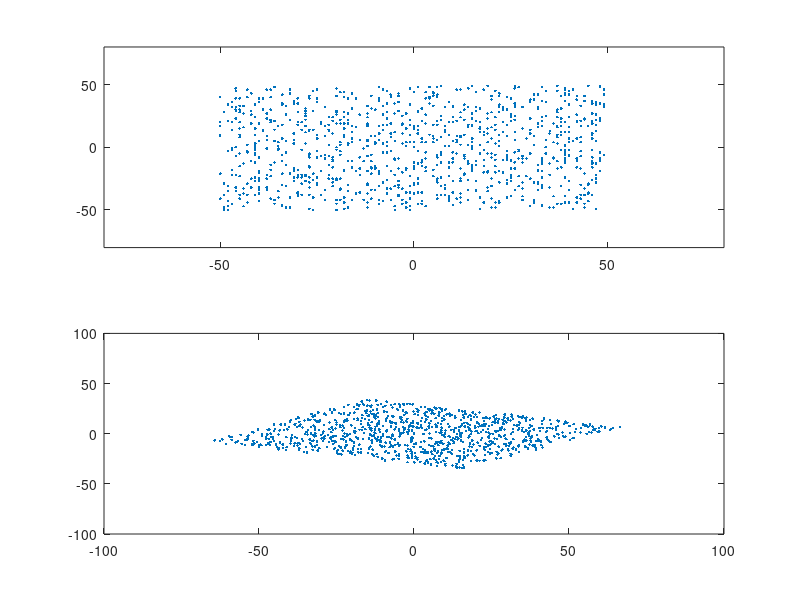

MATLAB code for this plot: (Note: this script raises an error after producing the figure.)
%% ICA Implementation

%% Generate random data for testing
POINTS = 1000; % number of points to plot

% define the two random variables
% -------------------------------
for i=1:POINTS
	A(i) = round(rand*99)-50;              % A
	B(i) = round(rand*99)-50;              % B
end;
figure; subplot(2, 1, 1); plot(A,B, '.');                        % plot the variables
set(gca, 'xlim', [-80 80], 'ylim', [-80 80]);  % redefines limits of the graph

% mix linearly these two variables
% --------------------------------
M1 = 0.54*A - 0.84*B;                          % mixing 1
M2 = 0.42*A + 0.27*B;                          % mixing 2
subplot(2, 1, 2); plot(M1,M2, '.');                      % plot the mixing
set(gca, 'ylim', get(gca, 'xlim'));            % redefines limits of the graph

x = [M1; M2];

%% Centering Data by Subtracting Mean
mx  = mean (x');
t = mx'*ones(1, POINTS);
w_x = x-t; 

%% Whitening Data Using EVD(Eigenvalue Decomposition)

% Get the covariance matrix
x_cov = cov(w_x');

% Get the eigenvalue and eigenvector 
[E, D] = eig(x_cov);

% EVD
x_tilde = E * D^-0.5 * E' * w_x;
%figure; plot(x_tilde(1,:), x_tilde(2,:), '.');

%% Preprocess EEG Data

% center data
R = RawSignal(:, 1:100);
R = R';
[Components, Col] = size(R);
mx = mean(R');
q = mx'*ones(1, Col);
c_x = R - q;

% whiten data
c_cov = cov(c_x');
[E, D] = eig(c_cov);
R_p = E * D^-0.5 * E' * c_x;
Z = cov(R_p');

figure;
subplot(4, 1, 1);
plot(R');
title('Raw Signal')
subplot(4, 1, 2);
plot(R_p');
title('Whitened and Centered Data');

%% FastICA Algorithm
%N = Components; %number of desired components
N = Components;
C = 2;
M = Col;
X = R_p;
one_vec = ones(M, 1);
W = zeros(N, C);
for p = 1:C
    W_p = rand(N, 1);
    W_p = W_p/norm(W_p,2);
    W_0 = rand(N, 1);
    W_0 = W_0/norm(W_0,2);
   while abs(abs(W_0'*W_p)-1) > 0.000001
       %X = 2
       W_0 = W_p;
       %W_p = 1/M*X*tanh(W_p*X)'-1/M*diff(tanh(W_p*X))*one_vec*W_p;
       W_p = 1/M*X*tanh(W_p'*X)'-1/M*(1-tanh(W_p'*X).^2)*one_vec*W_p;
       for j = 1:p-1
           if p ~= 1
            W_p = W_p - W(:, j)*W_p'*W(:, j);
           end
       end
       W_p = W_p /norm(W_p, 2);
   end
   W(:, p) = W_p;
end
S =W'*X;

subplot(4,1,3);
plot(S');
title('FastICA data');

%% Filter ICA Data Using Kalman Filter
[R, C] = size(S);
RS2 = zeros(R, C);

 for i=1:R % R = 200;Q = 0.001;
     X_s = 1;
     P = 1;
    for j=1:C
          RS2(i, j) = X_s;
          [X_s, P] = KalmanFilter(X_s, P, S(i, j)); 
    end
 end

subplot(4,1,4);
plot(RS2');
title('ICA/Kalman Filtered Data');


figure;
subplot(3, 1, 1);
plot(CLEANSignal(:, 1));
title('Clean Data')
subplot(3, 1, 2);
plot(RS2(1, :));
title('ICA/Kalman Filtered Data');
subplot(3, 1, 3);
plot(RawSignal(:, 1));
title('Raw Data');